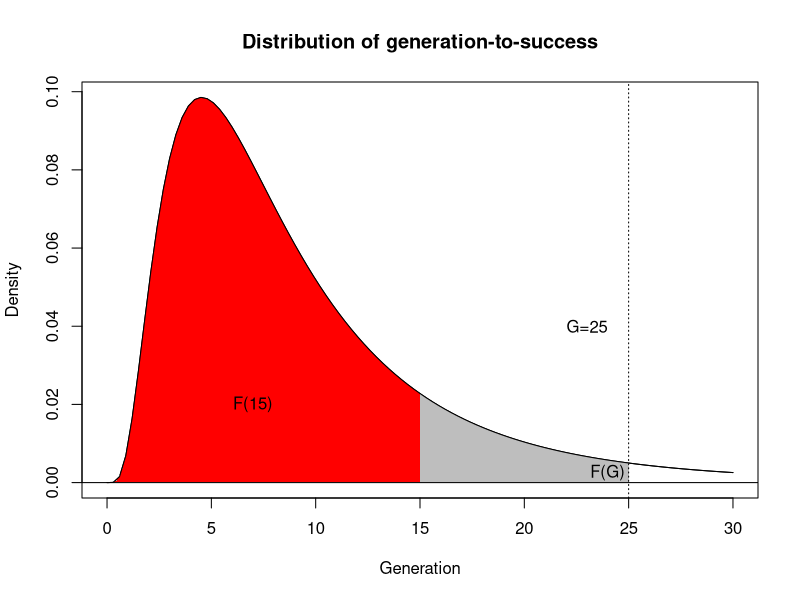

Write R code to recreate this figure. (Note: a time limit stopped this script after it produced the figure.)
#!/usr/bin/Rscript --vanilla

i <- seq(from=0, to=20, length=200)
y <- plnorm(i, mean=2, sd=0.3)

x11()

curve(dlnorm(x,mean=2,sd=0.7),from=0, to=30, xlab="Generation", ylab="Density", main="Distribution of generation-to-success")
x <- seq(0, 25, len = 100)
y <- dlnorm(x,mean=2,sd=0.7)
polygon(c(x[1], x, x[100]), c(dt(-4, 74), y, dt(4, 74)), col = "grey", border = NA) 

x <- seq(0, 15, len = 100)
y <- dlnorm(x,mean=2,sd=0.7)
polygon(c(x[1], x, x[100]), c(dt(-4, 74), y, dt(4, 74)), col = "red", border = NA) 

abline(h=0)
abline(v=25, lty="dotted")
text(23, 0.04, "G=25")
text(7, 0.02, "F(15)")
text(24, 0.0025, "F(G)")
#text(15, 0.06, "?", cex=10)

curve(dlnorm(x,mean=2,sd=0.7),from=0, to=30, xlab="Generation", ylab="Density", main="Distribution of generation-to-success", add=TRUE)

dev.copy2pdf(file="lognormal-shared.pdf")
while(1) Sys.sleep(10)
